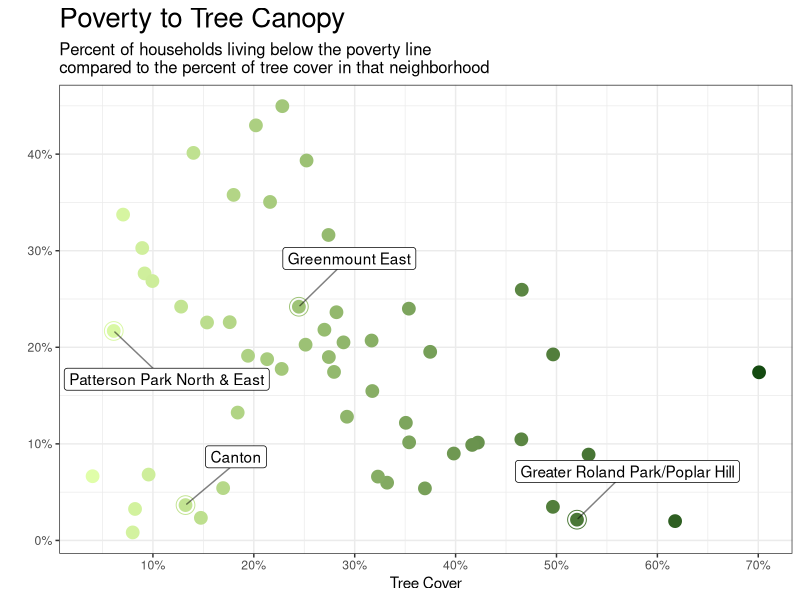
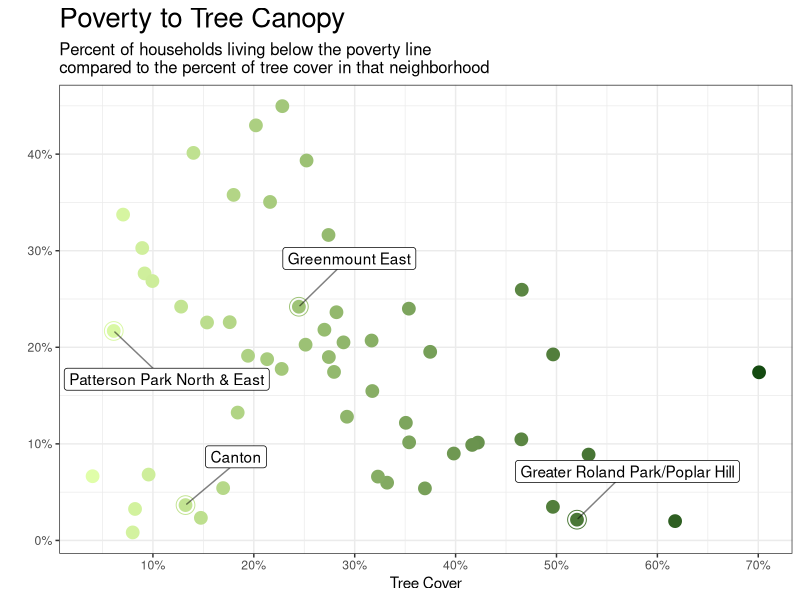

The R script that drew these images, in order:
#### Analysis of Community Statistical Areas
#### CSA poverty to tree canopy 

#################################################################
######## Install necessary packages and load libraries ##########
#################################################################

# install.packages('RColorBrewer', dependencies = T)
library(tidyverse)
library(here) # A helpful package for file management
library(viridis) # A pretty, colorblind-friendly set of palettes
library(colorspace)

# Turn off scientific notation
options(scipen = 999)

###############################
####### LOAD DATA ########
###############################

csa_tree_temp_demographics <- read_csv(here(
  # PATH
  "data", "output-data", "cleaned", "tree-temp-demographic-w-naip-lidar-use",
  # FILE NAME
  "csa_lidartree_temp_demographics.csv")) %>%
  select(matches("csa2010"), 
         matches("09-63_mean"),
         matches("temp_mean_aft"),
         matches("median_household_income"), 
         matches("percent_of_households_earning_less_than_25_000"), 
         matches("percent_of_households_earning_25_000_to_40_000"), 
         matches("percent_of_households_earning_40_000_to_60_000"), 
         matches("percent_of_households_earning_60_000_to_75_000"), 
         matches("percent_of_households_earning_more_than_75_000"), 
         matches("percent_of_family_households_living_below_the_poverty_line")) %>%
  mutate_at(vars(matches("percent")), round, 2)

###############################
####### PLOTTING STUFF ########
###############################

## First graph
# csa_tree_temp_demographics %>%
#   ggplot() +
#   geom_point(aes(x = median_household_income/1000,
#                  y = `09-63_mean`,
#                  color = `09-63_mean`),
#              size=4) +
#   coord_flip() +
#   scale_color_viridis(direction = -1) +
#   labs(title = "Median Income to Percent Tree Canopy",
#        subtitle = "In thousands of dollars",
#        x = "",
#        y = "") +
#   scale_x_continuous(label = scales::dollar_format(),
#                      breaks = seq(0, 150, 10)) + 
#   scale_y_continuous(label = scales::percent_format(accuracy = 1.0),
#                      breaks = seq(0, 1, .1)) + 
#   theme_bw() +
#   theme(legend.position = "none",
#         plot.title = element_text(size = 20),
#         plot.subtitle = element_text(size = 16))
#   
# # Save to file
# ggsave(filename = "median-income-to-mean-tree-cover.png",
#        device = "png", path = here("data", "output-data", "income-to-treecover"),
#        width = 6, height = 6, units = "in")


# CSAs to call out
callout_df <- c("Canton", "Greater Roland Park/Poplar Hill", "Greenmount East", "Patterson Park North & East")

## Revised graph
csa_tree_temp_demographics %>%
  ggplot() +
  # This section for the basic plot
  geom_point(aes(x = percent_of_family_households_living_below_the_poverty_line/100,
                 y = `09-63_mean`,
                 color = `09-63_mean`),
             size=4) +
  # This section for circling all sample neighborhood points
  geom_point(data = csa_tree_temp_demographics %>%
               filter(csa2010 %in% c("Canton", "Greater Roland Park/Poplar Hill", "Greenmount East", "Patterson Park North & East")),
             aes(x = percent_of_family_households_living_below_the_poverty_line/100,
                 y = `09-63_mean`,
                 color = `09-63_mean`),
             size=6, shape = 1) +
  # This section for labeling Canton, etc.
  ggrepel::geom_label_repel(data = subset(csa_tree_temp_demographics, 
                        csa2010 %in% c("Canton", "Greater Roland Park/Poplar Hill", "Greenmount East")),
            aes(x = percent_of_family_households_living_below_the_poverty_line/100, 
                y = `09-63_mean`, 
                label = csa2010),
            min.segment.length = .1,
            segment.alpha = .5,
            nudge_x = .05,
            nudge_y = .05) +
  # This section for labeling Patterson Park (so it can be nudged)
  ggrepel::geom_label_repel(data = subset(csa_tree_temp_demographics, 
                        csa2010 %in% "Patterson Park North & East"),
            aes(x = percent_of_family_households_living_below_the_poverty_line/100, 
                y = `09-63_mean`, 
                label = csa2010),
            min.segment.length = .1,
            segment.alpha = .5,
            nudge_x = -.05) +
  # Colors and label formatting follow
  coord_flip() +
  scale_colour_gradient(low = "#E0FEA9", high = "#144A11") +
  labs(title = "Poverty to Tree Canopy",
       subtitle = "Percent of households living below the poverty line \ncompared to the percent of tree cover in that neighborhood",
       x = "",
       y = "Tree Cover") +
  scale_x_continuous(label = scales::percent_format(accuracy = 1.0),
                     breaks = seq(0, 1, .1)) + 
  scale_y_continuous(label = scales::percent_format(accuracy = 1.0),
                     breaks = seq(0, 1, .1)) + 
  theme_bw() +
  theme(legend.position = "none",
        plot.title = element_text(size = 20),
        plot.subtitle = element_text(size = 12))

# Save to file
ggsave(filename = "poverty-to-mean-tree-cover.png",
       device = "png", path = here("data", "output-data", "income-to-treecover"),
       width = 6, height = 6, units = "in")
